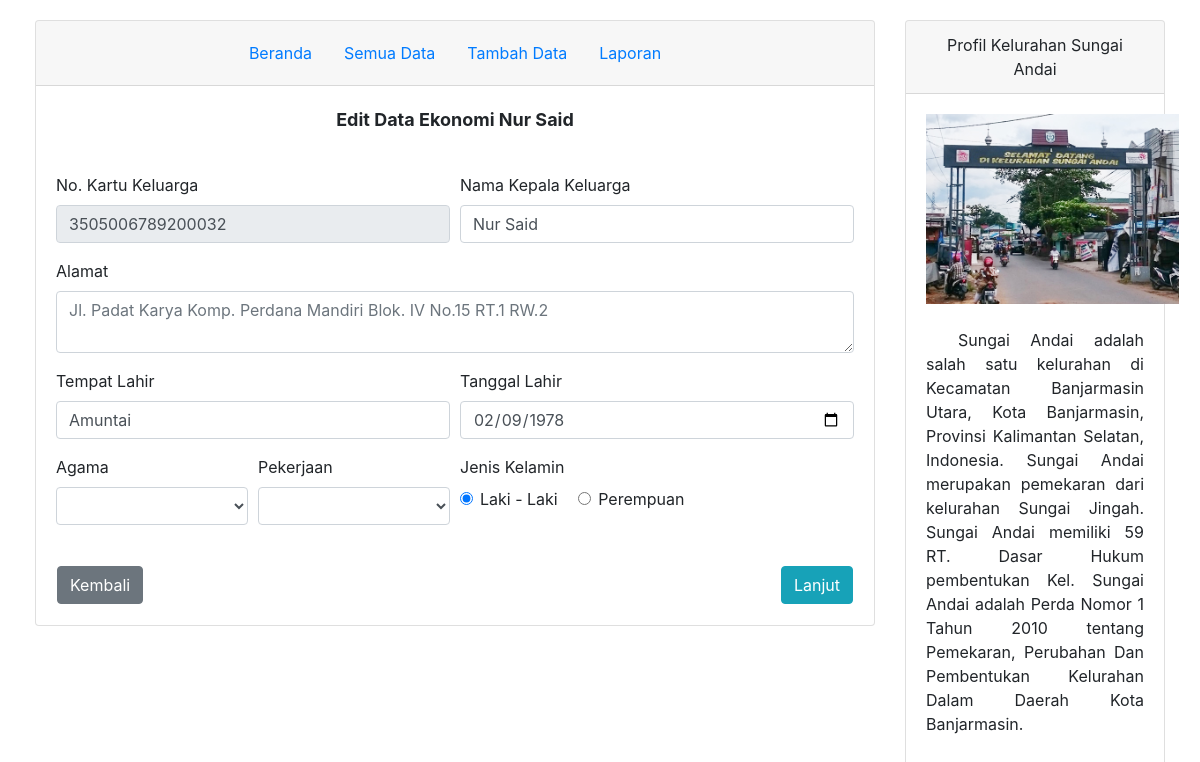
Screenshot of /view/edit.php?id=3 with the database file from the repository.
### tables this page shows
CREATE TABLE `tb_klasifikasi` (
  `id_klasifikasi` int(11) NOT NULL,
  `pendapatan` smallint(3) NOT NULL,
  `asset` smallint(3) NOT NULL,
  `pengeluaran` smallint(3) NOT NULL,
  `status` varchar(6) NOT NULL,
  `periode` varchar(4) NOT NULL,
  `kk` char(16) NOT NULL
);

CREATE TABLE `tb_penduduk` (
  `kk` char(16) NOT NULL,
  `nama` varchar(25) NOT NULL,
  `tanggal_lahir` date NOT NULL,
  `tempat_lahir` varchar(20) NOT NULL,
  `jenkel` varchar(11) NOT NULL,
  `agama` varchar(10) NOT NULL,
  `alamat` varchar(100) NOT NULL,
  `pekerjaan` varchar(20) NOT NULL
);

### view/edit.php (the view, shortened to what this page needs)
<?php
	include '../koneksi.php';
	$id_klasifikasi = $_GET['id'];
	$query = mysqli_query($kon, "SELECT * FROM tb_penduduk as a, tb_klasifikasi as b  WHERE b.id_klasifikasi='$id_klasifikasi' and a.kk=b.kk");
	$data=mysqli_fetch_array($query);
?>
<!DOCTYPE html>
<html>
<head>
	<link rel="stylesheet" href="https://stackpath.bootstrapcdn.com/bootstrap/4.4.1/css/bootstrap.min.css">
</head>
<body>
	<div class="container-fluid">
		<div class="row">
		    <div class="col-9">
		    	<div class="card">
		    		<div class="card-header">
						<ul class="nav justify-content-center">
						  <li class="nav-item">
						    <a class="nav-link active" href="../index.php">Beranda</a>
						  </li>
						  <li class="nav-item">
						    <a class="nav-link" href="data_penduduk.php">Semua Data</a>
						  </li>
						  <li class="nav-item">
						    <a class="nav-link" href="tambah_data.php">Tambah Data</a>
						  </li>
						  <li class="nav-item">
						    <a class="nav-link" href="laporan.php">Laporan</a>
						  </li>
						</ul>
		    		</div>
		    		<div class="card-body " >
		    			<p align="center" style="font-size: 18px;"><b>Edit Data Ekonomi <?php echo $data['nama']; ?></b></p>
		    			<br>
		    			<form action="tambah_klasifikasi3.php" method="post">
		    				<div class="form-row">
							    <div class="form-group col-md-6">
							      <label>No. Kartu Keluarga</label>
							      <input type="text" class="form-control" name="kk" value="<?php echo $data['kk']; ?>" readonly>
							    </div>
							    <div class="form-group col-md-6">
							      <label>Nama Kepala Keluarga</label>
							      <input type="text" class="form-control" value="<?php echo $data['nama']; ?>" name="nama" required="">
							    </div>
							</div>
							<div class="form-group">
							    <label>Alamat</label>
							    <textarea name="alamat" placeholder="<?php echo $data['alamat']; ?>" class="form-control"></textarea>
							  </div>
							<div class="form-row">
							    <div class="form-group col-md-6">
							      <label>Tempat Lahir</label>
							      <input type="text" class="form-control" value="<?php echo $data['tempat_lahir']; ?>" name="tempat_lahir" required="">
							    </div>
							    <div class="form-group col-md-6">
							      <label>Tanggal Lahir</label>
							      <input type="date" class="form-control" value="<?php echo $data['tanggal_lahir']; ?>" name="tanggal_lahir" required="">
							    </div>
							</div>
							  <div class="form-row">
							    <div class="form-group col-md-3">
							      <label>Agama</label>
							      <select name="agama" class="form-control" required="">
							        <option selected> </option>
							        <option value="Islam">Islam</option>
							      </select>
							    </div>
							    <div class="form-group col-md-3">
							      <label>Pekerjaan</label>
							      <select name="pekerjaan"  class="form-control" required="">
							        <option selected> </option>
							        <option value="PNS">PNS</option>
							      </select>
							    </div>
							  	<div class="form-group col-md-6">
							      <label>Jenis Kelamin</label>
							  		<div class="form-check">
									  <input class="form-check-input" type="radio" name="jenkel" value="Laki - Laki" checked>
									  <label class="form-check-label">
									    Laki - Laki
									  </label>&nbsp;&nbsp;&nbsp;&nbsp;&nbsp;&nbsp;&nbsp;&nbsp;
									  <input class="form-check-input" type="radio" name="jenkel" value="Perempuan">
									  <label class="form-check-label">
									    Perempuan
									  </label>
									</div>
							  	</div>
							  </div>
							  <br>
							  <table align="center">
						 		<td align="left"><a href = "javascript:history.back()" class="btn btn-secondary btn-md" align="left"> Kembali</a></td>
						 		<td width="90%"></td>
						 		<td align="right"><button type="submit" name="hitung" class="btn btn-info btn-md">Lanjut</button></td>
						 	</table>
		    			</form>
		    		</div>
		    	</div>
		    </div>
			<div class="col-3">
				<div class="card" align="center">
				    <div class="card-header">
				    	Profil Kelurahan Sungai Andai
				    </div>
				    <div class="card-body" style="height: 100%;">
				    	<img src="../gambar/sundai.jpg" style="max-height: 190px;"><br><br>
				    	<p align="justify" style="text-indent: 2em;">
				    	Sungai Andai adalah salah satu kelurahan di Kecamatan Banjarmasin Utara, Kota Banjarmasin, Provinsi Kalimantan Selatan, Indonesia. Sungai Andai merupakan pemekaran dari kelurahan Sungai Jingah. Sungai Andai memiliki 59 RT. Dasar Hukum pembentukan Kel. Sungai Andai adalah Perda Nomor 1 Tahun 2010 tentang Pemekaran, Perubahan Dan Pembentukan Kelurahan Dalam Daerah Kota Banjarmasin.
				    	</p>
				    </div>
				</div>
			</div>
		</div>
	</div>
</body>
</html>

### view/edit.php (style rules this page uses)
body { padding: 20px; }

### rows the page displays
tb_klasifikasi: kk.nama "Nur Said", kk "3505006789200032", nama "Nur Said", alamat "Jl. Padat Karya Komp. Perdana Mandiri Blok. IV No.15 RT.1 RW.2", tempat_lahir "Amuntai", tanggal_lahir "02/09/1978"
